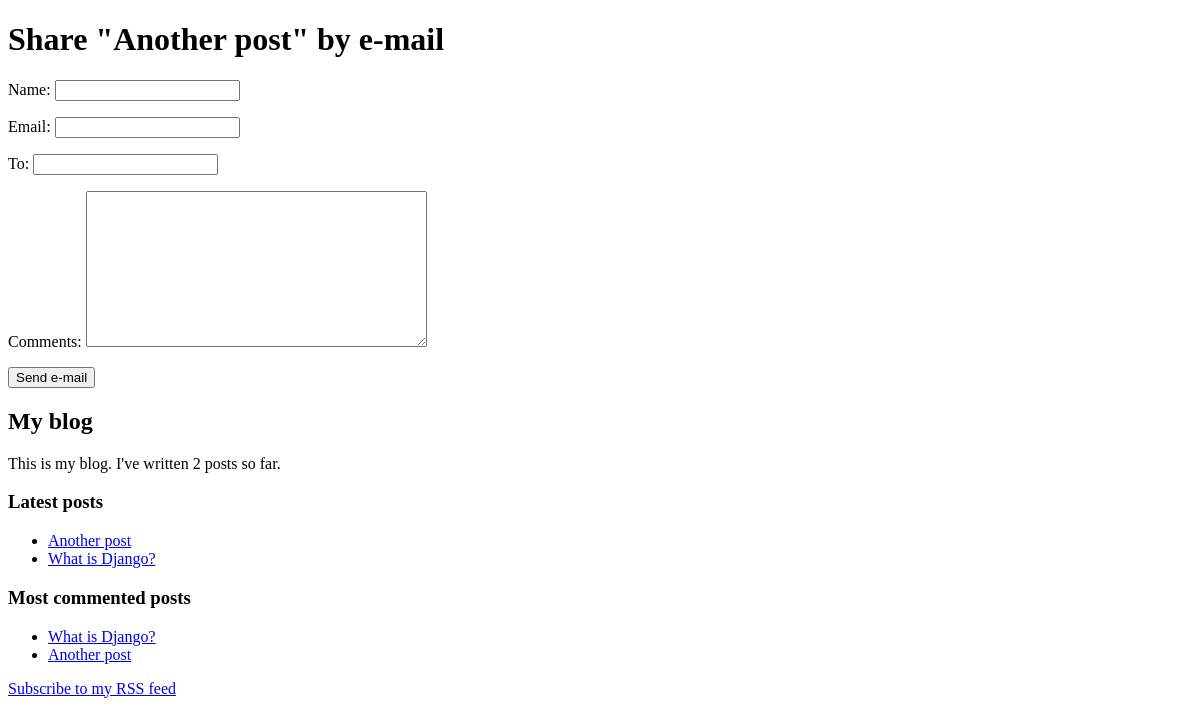
Before: /blog/2/share/ with the older database file.
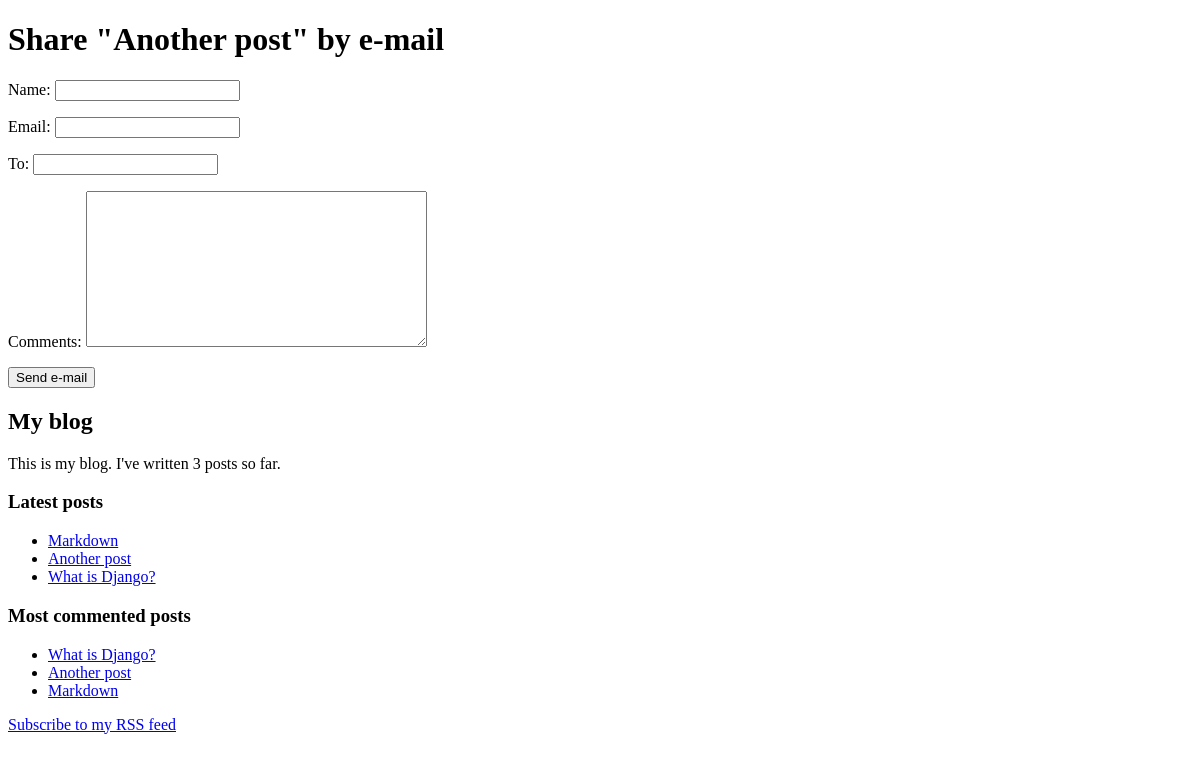
After: the same page with the newer database file.
### blog/models.py (models this page shows, shortened)
class Post(models.Model):
    objects = models.Manager()  # 默认的管理器
    published = PublishedManager()  # 自定义管理器
    tags = TaggableManager()    # django-taggit 标签模板
    STATUS_CHOICES = (('draft', 'Draft'), ('published', 'Published'))
    title = models.CharField(max_length=250)
    slug = models.SlugField(max_length=250, unique_for_date='publish')
    author = models.ForeignKey(User, on_delete=models.CASCADE, related_name='blog_posts')
    body = models.TextField()
    publish = models.DateTimeField(default=timezone.now())
    created = models.DateTimeField(auto_now_add=True)
    updated = models.DateTimeField(auto_now=True)
    status = models.CharField(max_length=10, choices=STATUS_CHOICES, default='draft')
    def get_absolute_url(self):
        return reverse('blog:post_detail',args=[self.publish.year, self.publish.month, self.publish.day, self.slug])
    class Meta:
        ordering = ('-publish',)

### blog/views.py (the view)
# urls.py: path('<int:post_id>/share/',views.post_share,name='post_share'),
def post_share(request,post_id):
    post = get_object_or_404(Post,id=post_id,status='published')
    sent = False
    if request.method=='POST':
        form = EmailPostForm(request.POST)
        if form.is_valid(): # 验证表单数据是否有效
            cd = form.cleaned_data
            post_url = request.build_absolute_uri(post.get_absolute_url())
            subject = '{} ({}) recommends you reading "{}"'.format(cd['name'], cd['email'], post.title)
            message = 'Read "{}" at {}\n\n{}\'s comments:{}'.format(post.title, post_url, cd['name'], cd['comments'])
            send_mail(subject, message, '1255381744@qq.com', [cd['to']])
            sent = True
    else:
        form = EmailPostForm()
    return render(request,'blog/post/share.html',{'form':form,'post':post,'sent':sent})

### blog/forms.py
class EmailPostForm(forms.Form):
    name = forms.CharField(max_length=25)
    email = forms.EmailField()
    to = forms.EmailField()
    comments = forms.CharField(required=False, widget=forms.Textarea)

### blog/models.py (called while the page is built)
    def get_queryset(self):
        return super(PublishedManager, self).get_queryset().filter(status='published')

### blog/templatetags/blog_tags.py (called while the page is built)
@register.simple_tag
def total_posts():
    return Post.published.count()

@register.inclusion_tag('blog/post/latest_posts.html')
def show_latest_posts(count=5):
    latest_posts = Post.published.order_by('-publish')[:count]
    return {'latest_posts': latest_posts}

@register.simple_tag
def get_most_comment_posts(count=5):
    return Post.published.annotate(total_comments=Count('comments')).\
        order_by('-total_comments')[:count]

### blog/templates/blog/post/share.html (shortened to what this page needs)
{% extends "blog/base.html" %}
{% block content %}
    {% if sent %}
        <h1>E-mail successfully sent</h1>
        <p>
            "{{ post.title }}" was successfully sent to {{ form.cleaned_data.to }}.
        </p>
    {% else %}
        <h1>Share "{{ post.title }}" by e-mail</h1>
        <form action="." method="post">
        {{ form.as_p }}
            <input type="submit" value="Send e-mail">
        </form>
    {% endif %}
{% endblock %}

### blog/templates/blog/base.html (shortened to what this page needs)
{% load static %}
{% load blog_tags %}
<!DOCTYPE html>
<html lang="en">
<head>
</head>
<body>
    <div id="content">
        {% block content %}
        {% endblock %}
    </div>
    <div id="sidebar">
        <h2>My blog</h2>
        <p>This is my blog. I've written {% total_posts %} posts so far.</p>
        <h3>Latest posts</h3>
        {% show_latest_posts 3 %}
        <h3>Most commented posts</h3>
        {% get_most_comment_posts as most_commented_posts %}
        <ul>
            {% for post in most_commented_posts %}
                <li>
                    <a href="{{ post.get_absolute_url }}">{{ post.title }}</a>
                </li>
            {% endfor %}
        </ul>
        <p><a href='{% url "blog:post_feed" %}'>Subscribe to my RSS feed</a></p>
    </div>
</body>
</html>

### blog/templates/blog/post/latest_posts.html
<ul>
    {% for post in latest_posts %}
    <li>
        <a href="{{ post.get_absolute_url }}">{{ post.title }}</a>
    </li>
    {% endfor %}
</ul>

Changed rows visible on the page:
added Post: title "Markdown"
Other visible differences:
text no longer shown: "2"
text now shown: "3"
